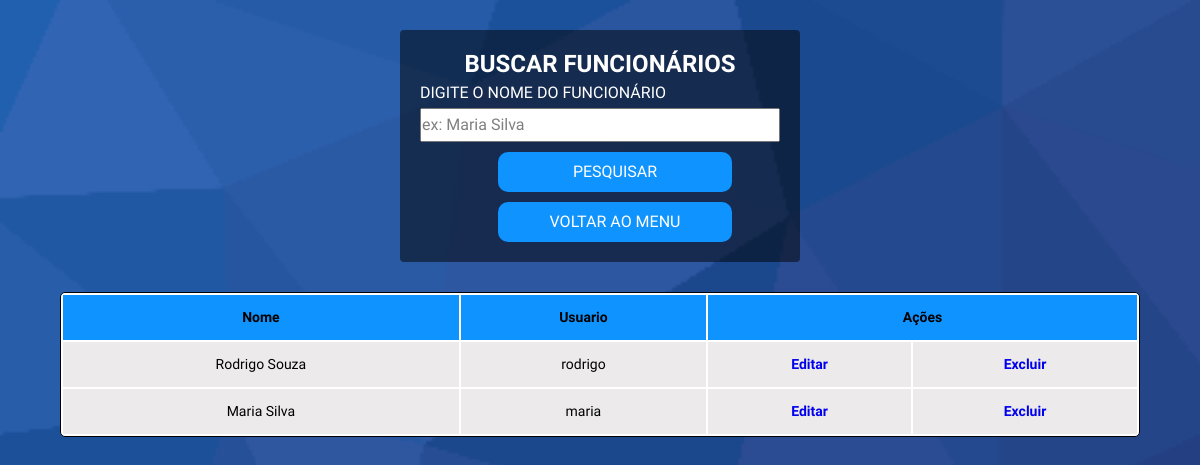
Screenshot of /login/lista_funcionarios.php (signed in) with the database file from the repository.
### tables this page shows
CREATE TABLE `tbl_funcionarios` (
  `id_funcionarios` int(10) UNSIGNED NOT NULL,
  `nome` varchar(80) NOT NULL,
  `login` varchar(25) NOT NULL,
  `senha` varchar(255) NOT NULL,
  `nivel_acesso` enum('1','2') NOT NULL
);

### conexao/conexao.php (called while the page is built)
<?php
class Conexao {
    static function abrirConexao() {
        $con = null;
        try {
            $con = new PDO("mysql:dbname=livrimdb;host=localhost", "root", "");
        } catch (PDOException $e) {
            echo $e->getMessage();
            exit();
        } catch (Exception $e) {
            echo $e->getMessage();
            exit();
        }
        return $con;
    }
}
?>

### login/funcionarioDAO.php (called while the page is built, shortened)
<?php
require_once "../conexao/conexao.php";
class FuncionarioDao{
    private $con;
    function FuncionarioDao(){
        $this->con = Conexao::abrirConexao();
    }
    function buscarDadosNome($nome) {
        $sql = "SELECT * FROM tbl_funcionarios WHERE nome LIKE :n";
        $stmt = $this->con->prepare($sql);
        $nome = $nome.'%';
        $stmt->bindParam(':n', $nome);
        $stmt->execute();
        $result = $stmt->fetchAll(PDO::FETCH_ASSOC);
        return $result;
    }
}
?>

### login/lista_funcionarios.php (the view, shortened to what this page needs)
<!DOCTYPE html>
<html lang="pt-br">
    <head>
        <link rel="stylesheet" href="../css/estilo.css">
    </head>
    <body background="../img/bgLivros.png" class="fundo">
        <?php
            if(isset($_POST['nome']) && $_POST['nome'] != ""){
                $nome = addslashes($_POST['nome']);
            }else{
                $nome = addslashes('%%');
            }
        ?>
        <form method="POST">
            <h2>BUSCAR FUNCIONÁRIOS</h2>
            <label for="nome">DIGITE O NOME DO FUNCIONÁRIO</label>
            <input type=text name="nome" id="nome" autocomplete="off" placeholder="ex: Maria Silva">
            <div id="botao">
                <input type="submit" value="PESQUISAR" class="botaoEnviar">
                <input type="button" value="VOLTAR AO MENU" onclick="location.href='../home'" class="botaoEnviar">
            </div>
        </form>
        <table>
            <tr id="titulo">
                <td>Nome</td>
                <td>Usuario</td>
                <td colspan="2">Ações</td>
            </tr>
            <?php
                include 'funcionarioDAO.php';
                $funcionario = new FuncionarioDao();
                require_once 'funcionarioDAO.php';
                $result = $funcionario->buscarDadosNome($nome);
                if (sizeof($result) > 0) {
                    foreach($result as $registro){
                        echo "<tr>";
                        echo "<td>".$registro['nome']."</td>";
                        echo "<td>".$registro['login']."</td>";
                        echo '<td><a href="alterar_funcionario.php?id_up='.$registro['id_funcionarios'].'">Editar</a>';
                        echo '<td><a href="lista_funcionarios.php?id_del='.$registro['id_funcionarios'].'">Excluir</a>';
                        echo "</tr>";
                    }
                }
            ?>
        </table>
    </body>
</html>

### css/estilo.css (style rules this page uses)
* { padding: 0px; margin: 0px; font-family: Balsamiq Sans; }
table { font-size: 14px; width: 90%; margin: 20px auto; border: 1px solid black; line-height: 25px; background-color: white; border-radius: 5px; }
tr#titulo { text-align: center; font-weight: bold; background-color: #0f93ff; border-radius: 2px; }
tr { background-color: rgb(218, 213, 213, 0.5); text-align: center; border-radius: 2px; }
td { padding: 10px; }
body { background-image: url(../img/bgLivros.png); background-size: cover; margin: 0px; }
h2 { text-align: center; color: white; }
a:link { text-decoration: none; font-weight: bold; border-width: 4px; text-align: center; }
label, input { display: block; line-height: 30px; outline: none; font-size: 12pt; width: 99%; color:#fff; }
form { width: 30%; background: rgba(0, 0, 0, 0.5); padding: 20px; margin: 30px auto; border-radius: 4px; }
input[type=text], input[type=number], input[type=email], input[type=password] { color: black; }
.fundo { margin: 0; padding: 0; font-family: sans-serif; background-image:url("bgLivros.png") no-repeat; background-size: cover; }
#botao { text-align: center ; margin-top:10px; }
.botaoEnviar { border: none; background:none; outline: none; color: #fff; background:#0f93ff; padding: 5px; margin-top: 10px; cursor: pointer; width: 65%; margin-left: 78px; border-radius: 10px; }

### rows the page displays
tbl_funcionarios: nome "Rodrigo Souza", login "rodrigo"
tbl_funcionarios: nome "Maria Silva", login "maria"
